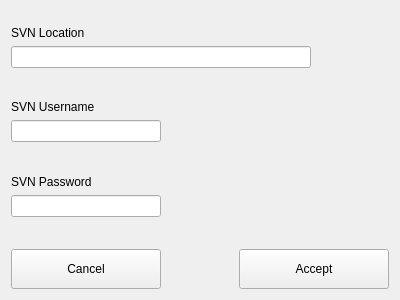
<?xml version="1.0" encoding="UTF-8"?>
<ui version="4.0">
 <class>CreateSvnAccountDialog</class>
 <widget class="QWidget" name="CreateSvnAccountDialog">
  <property name="geometry">
   <rect>
    <x>0</x>
    <y>0</y>
    <width>400</width>
    <height>300</height>
   </rect>
  </property>
  <property name="windowTitle">
   <string>Form</string>
  </property>
  <layout class="QVBoxLayout" name="verticalLayout">
   <item>
    <spacer name="vSpacer1">
     <property name="orientation">
      <enum>Qt::Vertical</enum>
     </property>
     <property name="sizeType">
      <enum>QSizePolicy::Fixed</enum>
     </property>
     <property name="sizeHint" stdset="0">
      <size>
       <width>20</width>
       <height>15</height>
      </size>
     </property>
    </spacer>
   </item>
   <item>
    <widget class="QLabel" name="svnLocationLabel">
     <property name="text">
      <string>SVN Location</string>
     </property>
    </widget>
   </item>
   <item>
    <widget class="QLineEdit" name="svnLocationEdit">
     <property name="maximumSize">
      <size>
       <width>300</width>
       <height>16777215</height>
      </size>
     </property>
    </widget>
   </item>
   <item>
    <spacer name="vSpacer2">
     <property name="orientation">
      <enum>Qt::Vertical</enum>
     </property>
     <property name="sizeHint" stdset="0">
      <size>
       <width>20</width>
       <height>19</height>
      </size>
     </property>
    </spacer>
   </item>
   <item>
    <widget class="QLabel" name="svnUsernameLabel">
     <property name="text">
      <string>SVN Username</string>
     </property>
    </widget>
   </item>
   <item>
    <widget class="QLineEdit" name="svnUsernameEdit">
     <property name="maximumSize">
      <size>
       <width>150</width>
       <height>16777215</height>
      </size>
     </property>
    </widget>
   </item>
   <item>
    <spacer name="vSpacer3">
     <property name="orientation">
      <enum>Qt::Vertical</enum>
     </property>
     <property name="sizeHint" stdset="0">
      <size>
       <width>20</width>
       <height>19</height>
      </size>
     </property>
    </spacer>
   </item>
   <item>
    <widget class="QLabel" name="svnPasswordLabel">
     <property name="text">
      <string>SVN Password</string>
     </property>
    </widget>
   </item>
   <item>
    <widget class="QLineEdit" name="svnPasswordEdit">
     <property name="maximumSize">
      <size>
       <width>150</width>
       <height>16777215</height>
      </size>
     </property>
    </widget>
   </item>
   <item>
    <spacer name="vSpacer4">
     <property name="orientation">
      <enum>Qt::Vertical</enum>
     </property>
     <property name="sizeHint" stdset="0">
      <size>
       <width>20</width>
       <height>19</height>
      </size>
     </property>
    </spacer>
   </item>
   <item>
    <layout class="QHBoxLayout" name="horizontalLayout">
     <item>
      <widget class="QPushButton" name="cancelButton">
       <property name="minimumSize">
        <size>
         <width>150</width>
         <height>40</height>
        </size>
       </property>
       <property name="text">
        <string>Cancel</string>
       </property>
      </widget>
     </item>
     <item>
      <spacer name="buttonSpacer">
       <property name="orientation">
        <enum>Qt::Horizontal</enum>
       </property>
       <property name="sizeHint" stdset="0">
        <size>
         <width>40</width>
         <height>20</height>
        </size>
       </property>
      </spacer>
     </item>
     <item>
      <widget class="QPushButton" name="acceptButton">
       <property name="minimumSize">
        <size>
         <width>150</width>
         <height>40</height>
        </size>
       </property>
       <property name="text">
        <string>Accept</string>
       </property>
      </widget>
     </item>
    </layout>
   </item>
  </layout>
 </widget>
 <resources/>
 <connections/>
</ui>
